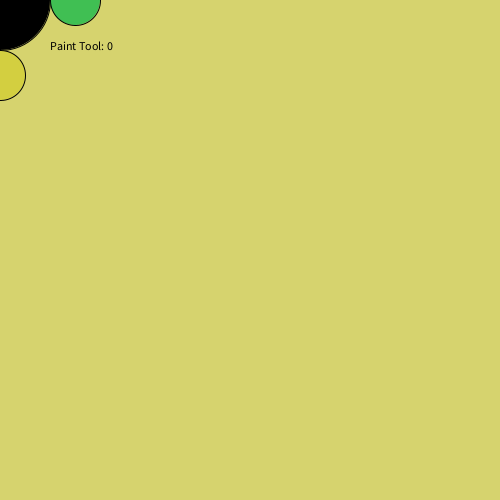
Frame 1 (no input)
Frame 60 (the mouse pressed at the canvas centre just before this capture): identical to frame 1, image omitted
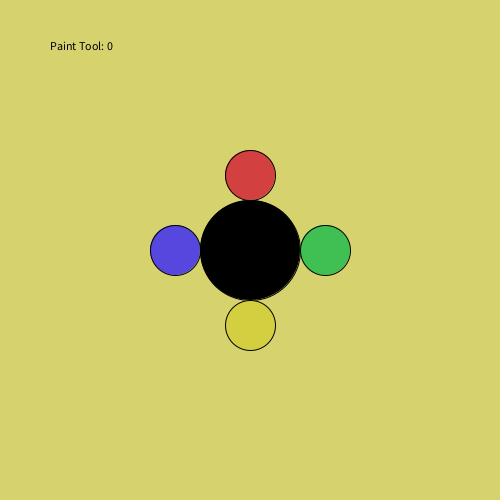
Frame 120 (the mouse held since frame 60 and released just before this capture)

The Processing sketch that drew these frames (run headless with seeded random() and noise(); from frame 60 on, the mouse is pressed at the canvas centre):

// Processing sketch: processing_120536
// ── processing_120536.pde

int paintTool;
int color1R;
int color1G;
int color1B;
int color2R;
int color2G;
int color2B;
int color3R;
int color3G;
int color3B;
int color4R;
int color4G;
int color4B;
float ellipse1X;
float ellipse1Y;
float ellipse2X;
float ellipse2Y;
float ellipse3X;
float ellipse3Y;
float ellipse4X;
float ellipse4Y;
int ellipse1number;
int ellipse2number;
int ellipse3number;
int ellipse4number;


void setup()
{
  size(500, 500);
  
        color1R = 86;
        color1G = 72;
        color1B = 222;
        color2R = 64;
        color2G = 191;
        color2B = 83;
        color3R = 211;
        color3G = 64;
        color3B = 64;
        color4R = 211;
        color4G = 207;
        color4B = 64;
}

void draw()
{
 background(214, 211, 110);      
   fill(0);
  text("Paint Tool: " + paintTool, 50,50);
  ellipse(mouseX, mouseY, 100, 100);
  fill(color1R, color1G, color1B);  
  ellipse(mouseX - 75 + ellipse1number, mouseY, 50,50);
  fill(color2R, color2G, color2B);
  ellipse(mouseX + 75 + ellipse2number, mouseY, 50,50);
  fill(color3R, color3G, color3B);
  ellipse(mouseX, mouseY - 75 + ellipse3number, 50,50);
  fill(color4R, color4G, color4B);
  ellipse(mouseX, mouseY + 75 + ellipse4number, 50,50);
  
  if(paintTool == 1)
  {
    ellipse1number = (int)random(-5,5);
    ellipse2number = 0;
    ellipse3number = 0;
    ellipse4number = 0;
  }
    if(paintTool == 2)
  {
    ellipse1number = 0;
    ellipse2number = (int)random(-5,5);;
    ellipse3number = 0;
    ellipse4number = 0;
  }
    if(paintTool == 3)
  {
    ellipse1number = 0;
    ellipse2number = 0;
    ellipse3number = (int)random(-5,5);;
    ellipse4number = 0;
  }
    if(paintTool == 4)
  {
    ellipse1number = 0;
    ellipse2number = 0;
    ellipse3number = 0;
    ellipse4number = (int)random(-5,5);
  }
  

}

void keyPressed()
{
   
    if (key == '1')
    {
      paintTool = 1;
        color1R = 0;
        color1G = 0;
        color1B = 255;
        color2R = 64;
        color2G = 191;
        color2B = 83;
        color3R = 211;
        color3G = 64;
        color3B = 64;
        color4R = 211;
        color4G = 207;
        color4B = 64;

    }
    if (key == '2' )
    {
      paintTool = 2;
        color1R = 86;
        color1G = 72;
        color1B = 222;
        color2R = 0;
        color2G = 255;
        color2B = 0;
        color3R = 211;
        color3G = 64;
        color3B = 64;
        color4R = 211;
        color4G = 207;
        color4B = 64;
    }
    if (key == '3')
    {
      paintTool = 3;
        color1R = 86;
        color1G = 72;
        color1B = 222;
        color2R = 64;
        color2G = 191;
        color2B = 83;
        color3R = 255;
        color3G = 0;
        color3B = 0;
        color4R = 211;
        color4G = 207;
        color4B = 64;
    }
    if (key == '4')
    {
      paintTool = 4;
        color1R = 86;
        color1G = 72;
        color1B = 222;
        color2R = 64;
        color2G = 191;
        color2B = 83;
        color3R = 211;
        color3G = 64;
        color3B = 64;
        color4R = 255;
        color4G = 255;
        color4B = 0;
    }
  
}

void mousePressed()
{
   if (mousePressed == true)
    {
      if (paintTool == 1)
      {
        fill(color1R, color1G, color1B);  
        ellipse(mouseX - 75 + ellipse1number, mouseY, 50,50);    
      }
      
      if (paintTool == 2)
      {
      }
      
      if (paintTool == 3)
      {
      }
      
      if (paintTool == 4)
      {
      }
    }
 }
